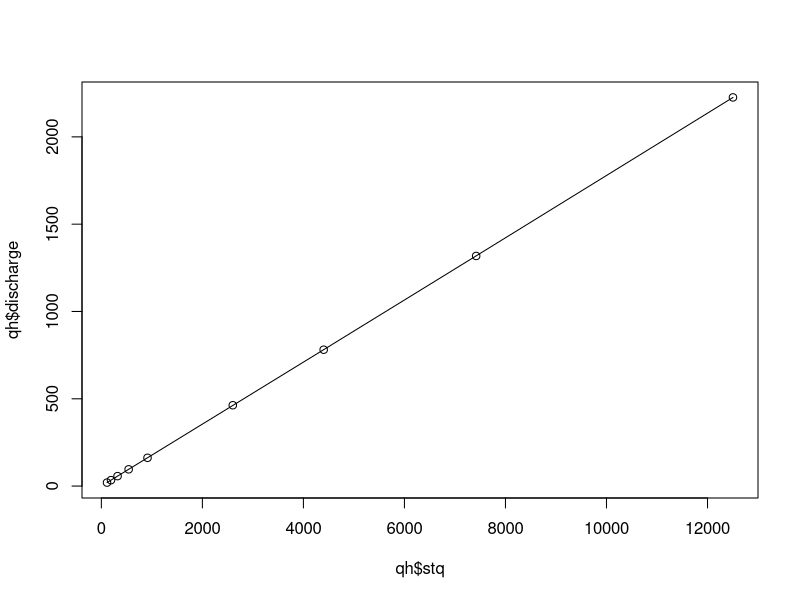
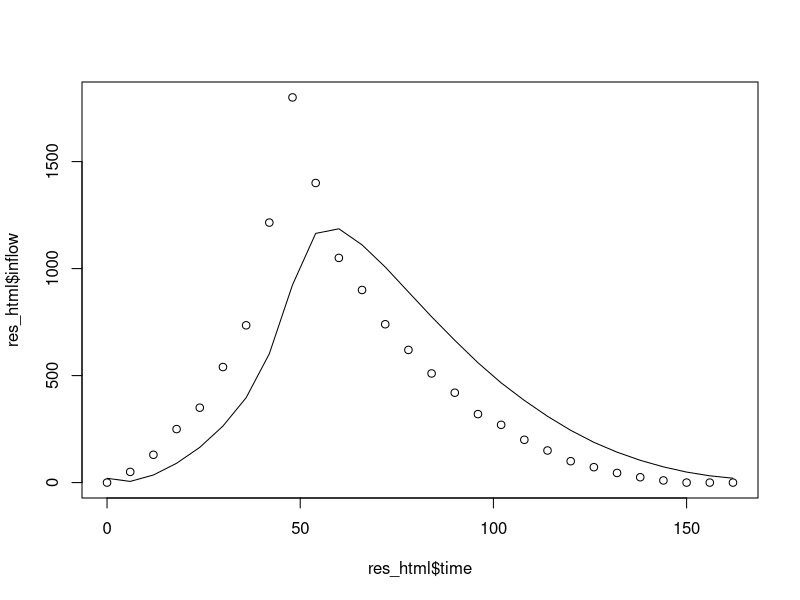

The R source for these figures, in order: (Note: this script raises an error after producing the figures.)
## ---- chunk 1
knitr::opts_chunk$set(
  collapse = TRUE,
  comment = "#>",
  fig.path = "../public/images/"
)
## ---- chunk 2

level_pool_routing <- function(lt, qh, area, delta_t, initial_outflow,
                               initial_storage, linear.fit){
  
  lagpad <- function(x, k) {
    c(rep(NA, k), x)[1 : length(x)] 
}
  
  lt$ii <- apply(cbind(lagpad(lt$inflow, 1), lt$inflow), 1, sum)

  if(is.null(qh$storage)){
    qh$storage <- area * qh$elevation
  }
  qh$stq     <- ((2 * qh$storage) / (delta_t)) + qh$discharge
  
  lt$sjtminq   <- NA
  lt$sj1tplusq <- NA
  lt$outflow   <- NA
  lt[1, c("sj1tplusq")] <- c(NA)
  lt[1, c("sjtminq")] <- ((2 * initial_storage) / delta_t) - initial_outflow
  
  lt[1, "outflow"] <- initial_outflow
  
  if(linear.fit == TRUE){
    fit <- lm(discharge ~ stq, data = qh)
  }else{
    fit <- mgcv::gam(discharge ~ s(stq, k = 2), data = qh)
    
    plot(qh$stq, qh$discharge)
    lines(qh$stq, predict(fit))
  }
  
  for(i in seq_len(nrow(lt))[-1]){
    lt[i, "sj1tplusq"] <- lt[i-1, "sjtminq"] + lt[i, "ii"]
    lt[i, "outflow"]   <- predict(fit, data.frame(stq = lt[i, "sj1tplusq"]))
    lt[i, "sjtminq"]   <- lt[i, "sj1tplusq"] - (lt[i, "outflow"] * 2)
  }

  lt
}

## ---- chunk 3
input_hydro <- data.frame(
                time = seq(0, 162, by = 6),
                inflow = c(0, 50, 130, 250, 350, 540, 735, 1215, 1800, 1400,
                           1050, 900, 740, 620, 510, 420, 320, 270, 200, 150,
                           100, 72, 45, 25, 10, 0, 0, 0))

reservoir_char <- data.frame(elevation = c(130:134, 136:139),
                    discharge = c(20, 34, 57, 96, 162,
                    463, 781, 1318, 2226),
                    storage = c(1, 1.69, 2.85, 4.8, 8.12,
                    23.1, 39.1, 65.9, 111))
reservoir_char$storage <- reservoir_char$storage * 1000000
## ---- chunk 4
delta_t <- 6 * 3600

res_html <- level_pool_routing(input_hydro, reservoir_char, area = NA, delta_t = delta_t, initial_outflow = 20, initial_storage = 0, linear.fit = FALSE)
## ---- chunk 5
plot(res_html$time, res_html$inflow)
lines(res_html$time, res_html$outflow)
## ---- chunk 6
library(pdftools)
txt  <- strsplit(pdf_text("https://www.caee.utexas.edu/prof/maidment/CE374KSpr12/Docs/Hmwk5Soln.pdf"), "\n")[[1]]

parse_table <- function(tbl, tbl_names){
  tbl <- lapply(tbl, function(x) read.table(text = x, stringsAsFactors = FALSE))
  tbl <- lapply(tbl, function(x) gsub(",", "", x))
  
  inds <- lapply(tbl, function(x) ifelse(max(grep(")", x)) == -Inf, 1, max(grep(")", x))))
  inds <- lapply(seq_along(tbl), function(x) c(1, (inds[[x]] + 1):length(tbl[[x]])))
  
  tbl <- lapply(seq_along(tbl), function(x) as.numeric(tbl[[x]][inds[[x]]]))
  tbl <- data.frame(t(do.call("rbind", tbl)))
  tbl <- tbl[2:nrow(tbl),]
  names(tbl) <- tbl_names
  
  tbl
}

tbl1 <- rbind(parse_table(txt[6:7], tbl_names = c("time", "inflow")),
              data.frame(time = seq(20, 36, by = 2), inflow = 0))
tbl2 <- parse_table(txt[9:10], tbl_names = c("storage", "discharge"))
tbl2$storage <- tbl2$storage * 1000000

## ---- chunk 7
lt <- data.frame(time = seq(0, 210, by = 10),
                 inflow = c(seq(0, 360, by = 60), seq(320, 0, by = -40), rep(0, 6)))

qh <- data.frame(elevation = seq(0, 10, by = 0.5),
                 discharge = c(0, 3, 8, 17, 30, 43, 60, 78, 97, 117, 137, 156, 173, 190,
                               205, 218, 231, 242, 253, 264, 275))

res_ppt <- level_pool_routing(lt, qh, area = 43560, delta_t = 600, initial_outflow = 0, initial_storage = 0, linear.fit = FALSE)

plot(res_ppt$time, res_ppt$inflow)
lines(res_ppt$time, res_ppt$outflow)

res_pdf <- level_pool_routing(tbl1, tbl2, NA, delta_t = 7200, initial_outflow = 57, initial_storage = 75000000, linear.fit = FALSE)

plot(res_pdf$time, res_pdf$inflow)
lines(res_pdf$time, res_pdf$outflow)
